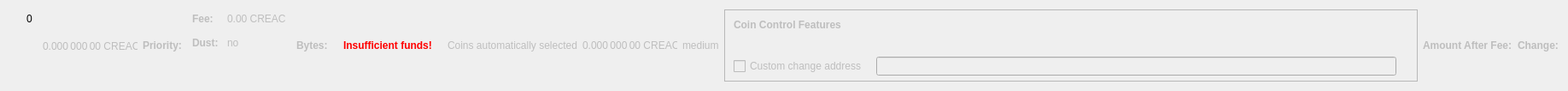
    <widget class="QWidget" name="dummyHideWidget" native="true">
     <property name="maximumSize">
      <size>
       <width>100</width>
       <height>22</height>
      </size>
     </property>
     <layout class="QHBoxLayout" name="dummyHideLayout">
      <item>
       <layout class="QFormLayout" name="formLayoutCoinControl1">
        <property name="horizontalSpacing">
         <number>10</number>
        </property>
        <property name="verticalSpacing">
         <number>14</number>
        </property>
        <property name="leftMargin">
         <number>10</number>
        </property>
        <property name="topMargin">
         <number>4</number>
        </property>
        <property name="rightMargin">
         <number>6</number>
        </property>
        <item row="0" column="1">
         <widget class="QLabel" name="labelCoinControlBytes">
          <property name="cursor">
           <cursorShape>IBeamCursor</cursorShape>
          </property>
          <property name="contextMenuPolicy">
           <enum>Qt::ActionsContextMenu</enum>
          </property>
          <property name="text">
           <string notr="true">0</string>
          </property>
          <property name="textInteractionFlags">
           <set>Qt::LinksAccessibleByMouse|Qt::TextSelectableByKeyboard|Qt::TextSelectableByMouse</set>
          </property>
         </widget>
        </item>
       </layout>
      </item>
      <item>
       <widget class="QLabel" name="labelCoinControlAfterFee">
        <property name="enabled">
         <bool>false</bool>
        </property>
        <property name="sizePolicy">
         <sizepolicy hsizetype="Fixed" vsizetype="Fixed">
          <horstretch>0</horstretch>
          <verstretch>0</verstretch>
         </sizepolicy>
        </property>
        <property name="minimumSize">
         <size>
          <width>111</width>
          <height>12</height>
         </size>
        </property>
        <property name="maximumSize">
         <size>
          <width>111</width>
          <height>12</height>
         </size>
        </property>
        <property name="cursor">
         <cursorShape>IBeamCursor</cursorShape>
        </property>
        <property name="contextMenuPolicy">
         <enum>Qt::ActionsContextMenu</enum>
        </property>
        <property name="text">
         <string notr="true">0.000 000 00 CREAC</string>
        </property>
        <property name="textInteractionFlags">
         <set>Qt::LinksAccessibleByMouse|Qt::TextSelectableByKeyboard|Qt::TextSelectableByMouse</set>
        </property>
       </widget>
      </item>
      <item>
       <widget class="QLabel" name="labelCoinControlPriorityText">
        <property name="enabled">
         <bool>false</bool>
        </property>
        <property name="font">
         <font>
          <weight>75</weight>
          <bold>true</bold>
         </font>
        </property>
        <property name="text">
         <string>Priority:</string>
        </property>
       </widget>
      </item>
      <item>
       <layout class="QHBoxLayout" name="horizontalLayout"/>
      </item>
      <item>
       <layout class="QFormLayout" name="formLayoutCoinControl3">
        <property name="horizontalSpacing">
         <number>10</number>
        </property>
        <property name="verticalSpacing">
         <number>14</number>
        </property>
        <property name="leftMargin">
         <number>6</number>
        </property>
        <property name="topMargin">
         <number>4</number>
        </property>
        <property name="rightMargin">
         <number>6</number>
        </property>
        <item row="0" column="0">
         <widget class="QLabel" name="labelCoinControlFeeText">
          <property name="enabled">
           <bool>false</bool>
          </property>
          <property name="font">
           <font>
            <weight>75</weight>
            <bold>true</bold>
           </font>
          </property>
          <property name="text">
           <string>Fee:</string>
          </property>
          <property name="margin">
           <number>0</number>
          </property>
         </widget>
        </item>
        <item row="0" column="1">
         <widget class="QLabel" name="labelCoinControlFee">
          <property name="enabled">
           <bool>false</bool>
          </property>
          <property name="cursor">
           <cursorShape>IBeamCursor</cursorShape>
          </property>
          <property name="contextMenuPolicy">
           <enum>Qt::ActionsContextMenu</enum>
          </property>
          <property name="text">
           <string notr="true">0.00 CREAC</string>
          </property>
          <property name="textInteractionFlags">
           <set>Qt::LinksAccessibleByMouse|Qt::TextSelectableByKeyboard|Qt::TextSelectableByMouse</set>
          </property>
         </widget>
        </item>
        <item row="1" column="0">
         <widget class="QLabel" name="labelCoinControlLowOutputText">
          <property name="enabled">
           <bool>false</bool>
          </property>
          <property name="font">
           <font>
            <weight>75</weight>
            <bold>true</bold>
           </font>
          </property>
          <property name="text">
           <string>Dust:</string>
          </property>
         </widget>
        </item>
        <item row="1" column="1">
         <widget class="QLabel" name="labelCoinControlLowOutput">
          <property name="enabled">
           <bool>false</bool>
          </property>
          <property name="cursor">
           <cursorShape>IBeamCursor</cursorShape>
          </property>
          <property name="contextMenuPolicy">
           <enum>Qt::ActionsContextMenu</enum>
          </property>
          <property name="text">
           <string>no</string>
          </property>
          <property name="textInteractionFlags">
           <set>Qt::LinksAccessibleByMouse|Qt::TextSelectableByKeyboard|Qt::TextSelectableByMouse</set>
          </property>
         </widget>
        </item>
       </layout>
      </item>
      <item>
       <widget class="QLabel" name="labelCoinControlBytesText">
        <property name="enabled">
         <bool>false</bool>
        </property>
        <property name="font">
         <font>
          <weight>75</weight>
          <bold>true</bold>
         </font>
        </property>
        <property name="text">
         <string>Bytes:</string>
        </property>
       </widget>
      </item>
      <item>
       <layout class="QFormLayout" name="formLayoutCoinControl2">
        <property name="horizontalSpacing">
         <number>10</number>
        </property>
        <property name="verticalSpacing">
         <number>14</number>
        </property>
        <property name="leftMargin">
         <number>6</number>
        </property>
        <property name="topMargin">
         <number>4</number>
        </property>
        <property name="rightMargin">
         <number>6</number>
        </property>
       </layout>
      </item>
      <item>
       <layout class="QHBoxLayout" name="horizontalLayoutCoinControl2">
        <property name="spacing">
         <number>8</number>
        </property>
        <property name="bottomMargin">
         <number>10</number>
        </property>
       </layout>
      </item>
      <item>
       <widget class="QLabel" name="labelCoinControlInsuffFunds">
        <property name="enabled">
         <bool>false</bool>
        </property>
        <property name="minimumSize">
         <size>
          <width>0</width>
          <height>0</height>
         </size>
        </property>
        <property name="font">
         <font>
          <weight>75</weight>
          <bold>true</bold>
         </font>
        </property>
        <property name="styleSheet">
         <string notr="true">color:red;font-weight:bold;</string>
        </property>
        <property name="text">
         <string>Insufficient funds!</string>
        </property>
        <property name="margin">
         <number>5</number>
        </property>
       </widget>
      </item>
      <item>
       <layout class="QFormLayout" name="formLayoutCoinControl4">
        <property name="horizontalSpacing">
         <number>10</number>
        </property>
        <property name="verticalSpacing">
         <number>14</number>
        </property>
        <property name="leftMargin">
         <number>6</number>
        </property>
        <property name="topMargin">
         <number>4</number>
        </property>
        <property name="rightMargin">
         <number>6</number>
        </property>
       </layout>
      </item>
      <item>
       <widget class="QLabel" name="labelCoinControlAutomaticallySelected">
        <property name="enabled">
         <bool>false</bool>
        </property>
        <property name="sizePolicy">
         <sizepolicy hsizetype="Fixed" vsizetype="Fixed">
          <horstretch>0</horstretch>
          <verstretch>0</verstretch>
         </sizepolicy>
        </property>
        <property name="minimumSize">
         <size>
          <width>0</width>
          <height>0</height>
         </size>
        </property>
        <property name="maximumSize">
         <size>
          <width>240</width>
          <height>16777215</height>
         </size>
        </property>
        <property name="text">
         <string>Coins automatically selected</string>
        </property>
        <property name="margin">
         <number>5</number>
        </property>
       </widget>
      </item>
      <item>
       <widget class="QLabel" name="labelCoinControlChange">
        <property name="enabled">
         <bool>false</bool>
        </property>
        <property name="sizePolicy">
         <sizepolicy hsizetype="Fixed" vsizetype="Fixed">
          <horstretch>0</horstretch>
          <verstretch>0</verstretch>
         </sizepolicy>
        </property>
        <property name="minimumSize">
         <size>
          <width>111</width>
          <height>0</height>
         </size>
        </property>
        <property name="maximumSize">
         <size>
          <width>111</width>
          <height>16777215</height>
         </size>
        </property>
        <property name="cursor">
         <cursorShape>IBeamCursor</cursorShape>
        </property>
        <property name="contextMenuPolicy">
         <enum>Qt::ActionsContextMenu</enum>
        </property>
        <property name="text">
         <string notr="true">0.000 000 00 CREAC</string>
        </property>
        <property name="textInteractionFlags">
         <set>Qt::LinksAccessibleByMouse|Qt::TextSelectableByKeyboard|Qt::TextSelectableByMouse</set>
        </property>
       </widget>
      </item>
      <item>
       <widget class="QLabel" name="labelCoinControlPriority">
        <property name="enabled">
         <bool>false</bool>
        </property>
        <property name="cursor">
         <cursorShape>IBeamCursor</cursorShape>
        </property>
        <property name="contextMenuPolicy">
         <enum>Qt::ActionsContextMenu</enum>
        </property>
        <property name="text">
         <string>medium</string>
        </property>
        <property name="textInteractionFlags">
         <set>Qt::LinksAccessibleByMouse|Qt::TextSelectableByKeyboard|Qt::TextSelectableByMouse</set>
        </property>
       </widget>
      </item>
      <item>
       <widget class="QFrame" name="frameCoinControl">
        <property name="sizePolicy">
         <sizepolicy hsizetype="Expanding" vsizetype="Expanding">
          <horstretch>0</horstretch>
          <verstretch>0</verstretch>
         </sizepolicy>
        </property>
        <property name="maximumSize">
         <size>
          <width>16777215</width>
          <height>16777215</height>
         </size>
        </property>
        <property name="frameShape">
         <enum>QFrame::StyledPanel</enum>
        </property>
        <property name="frameShadow">
         <enum>QFrame::Sunken</enum>
        </property>
        <layout class="QVBoxLayout" name="verticalLayoutCoinControl2_2">
         <property name="spacing">
          <number>0</number>
         </property>
         <property name="leftMargin">
          <number>0</number>
         </property>
         <property name="topMargin">
          <number>0</number>
         </property>
         <property name="rightMargin">
          <number>0</number>
         </property>
         <property name="bottomMargin">
          <number>6</number>
         </property>
         <item>
          <layout class="QVBoxLayout" name="verticalLayoutCoinControl" stretch="0,0,0,1">
           <property name="spacing">
            <number>0</number>
           </property>
           <property name="leftMargin">
            <number>10</number>
           </property>
           <property name="topMargin">
            <number>10</number>
           </property>
           <item>
            <layout class="QHBoxLayout" name="horizontalLayoutCoinControl1">
             <property name="bottomMargin">
              <number>15</number>
             </property>
             <item>
              <widget class="QLabel" name="labelCoinControlFeatures">
               <property name="enabled">
                <bool>false</bool>
               </property>
               <property name="sizePolicy">
                <sizepolicy hsizetype="Preferred" vsizetype="Maximum">
                 <horstretch>0</horstretch>
                 <verstretch>0</verstretch>
                </sizepolicy>
               </property>
               <property name="font">
                <font>
                 <weight>75</weight>
                 <bold>true</bold>
                </font>
               </property>
               <property name="styleSheet">
                <string notr="true">font-weight:bold;</string>
               </property>
               <property name="text">
                <string>Coin Control Features</string>
               </property>
              </widget>
             </item>
            </layout>
           </item>
           <item>
            <widget class="QWidget" name="widgetCoinControl" native="true">
             <property name="sizePolicy">
              <sizepolicy hsizetype="Preferred" vsizetype="Preferred">
               <horstretch>0</horstretch>
               <verstretch>0</verstretch>
              </sizepolicy>
             </property>
             <property name="minimumSize">
              <size>
               <width>0</width>
               <height>0</height>
              </size>
             </property>
             <property name="styleSheet">
              <string notr="true"/>
             </property>
             <layout class="QHBoxLayout" name="horizontalLayoutCoinControl5_2">
              <property name="leftMargin">
               <number>0</number>
              </property>
              <property name="topMargin">
               <number>0</number>
              </property>
              <property name="rightMargin">
               <number>0</number>
              </property>
              <property name="bottomMargin">
               <number>0</number>
              </property>
              <item>
               <layout class="QHBoxLayout" name="horizontalLayoutCoinControl3">
                <property name="spacing">
                 <number>20</number>
                </property>
                <property name="topMargin">
                 <number>0</number>
                </property>
                <property name="bottomMargin">
                 <number>10</number>
                </property>
               </layout>
              </item>
             </layout>
            </widget>
           </item>
           <item>
            <layout class="QHBoxLayout" name="horizontalLayoutCoinControl4" stretch="0,0,0">
             <property name="spacing">
              <number>12</number>
             </property>
             <property name="sizeConstraint">
              <enum>QLayout::SetDefaultConstraint</enum>
             </property>
             <property name="topMargin">
              <number>5</number>
             </property>
             <property name="rightMargin">
              <number>5</number>
             </property>
             <item>
              <widget class="QCheckBox" name="checkBoxCoinControlChange">
               <property name="enabled">
                <bool>false</bool>
               </property>
               <property name="toolTip">
                <string>If this is activated, but the change address is empty or invalid, change will be sent to a newly generated address.</string>
               </property>
               <property name="text">
                <string>Custom change address</string>
               </property>
              </widget>
             </item>
             <item>
              <widget class="QValidatedLineEdit" name="lineEditCoinControlChange">
               <property name="enabled">
                <bool>false</bool>
               </property>
               <property name="sizePolicy">
                <sizepolicy hsizetype="Expanding" vsizetype="Fixed">
                 <horstretch>0</horstretch>
                 <verstretch>0</verstretch>
                </sizepolicy>
               </property>
              </widget>
             </item>
             <item>
              <widget class="QLabel" name="labelCoinControlChangeLabel_2">
               <property name="sizePolicy">
                <sizepolicy hsizetype="Preferred" vsizetype="Expanding">
                 <horstretch>0</horstretch>
                 <verstretch>0</verstretch>
                </sizepolicy>
               </property>
               <property name="minimumSize">
                <size>
                 <width>0</width>
                 <height>0</height>
                </size>
               </property>
               <property name="text">
                <string/>
               </property>
               <property name="margin">
                <number>3</number>
               </property>
              </widget>
             </item>
            </layout>
           </item>
           <item>
            <spacer name="verticalSpacerCoinControl">
             <property name="orientation">
              <enum>Qt::Vertical</enum>
             </property>
             <property name="sizeHint" stdset="0">
              <size>
               <width>800</width>
               <height>1</height>
              </size>
             </property>
            </spacer>
           </item>
          </layout>
         </item>
        </layout>
       </widget>
      </item>
      <item>
       <widget class="QLabel" name="labelCoinControlAfterFeeText">
        <property name="enabled">
         <bool>false</bool>
        </property>
        <property name="minimumSize">
         <size>
          <width>0</width>
          <height>0</height>
         </size>
        </property>
        <property name="maximumSize">
         <size>
          <width>16777215</width>
          <height>16777215</height>
         </size>
        </property>
        <property name="font">
         <font>
          <weight>75</weight>
          <bold>true</bold>
         </font>
        </property>
        <property name="text">
         <string>Amount After Fee:</string>
        </property>
        <property name="alignment">
         <set>Qt::AlignLeading|Qt::AlignLeft|Qt::AlignVCenter</set>
        </property>
        <property name="margin">
         <number>0</number>
        </property>
       </widget>
      </item>
      <item>
       <widget class="QLabel" name="labelCoinControlChangeText">
        <property name="enabled">
         <bool>false</bool>
        </property>
        <property name="sizePolicy">
         <sizepolicy hsizetype="Preferred" vsizetype="Preferred">
          <horstretch>0</horstretch>
          <verstretch>0</verstretch>
         </sizepolicy>
        </property>
        <property name="minimumSize">
         <size>
          <width>0</width>
          <height>0</height>
         </size>
        </property>
        <property name="maximumSize">
         <size>
          <width>16777215</width>
          <height>16777215</height>
         </size>
        </property>
        <property name="font">
         <font>
          <weight>75</weight>
          <bold>true</bold>
         </font>
        </property>
        <property name="text">
         <string>Change:</string>
        </property>
        <property name="alignment">
         <set>Qt::AlignLeading|Qt::AlignLeft|Qt::AlignVCenter</set>
        </property>
       </widget>
      </item>
     </layout>
    </widget>
